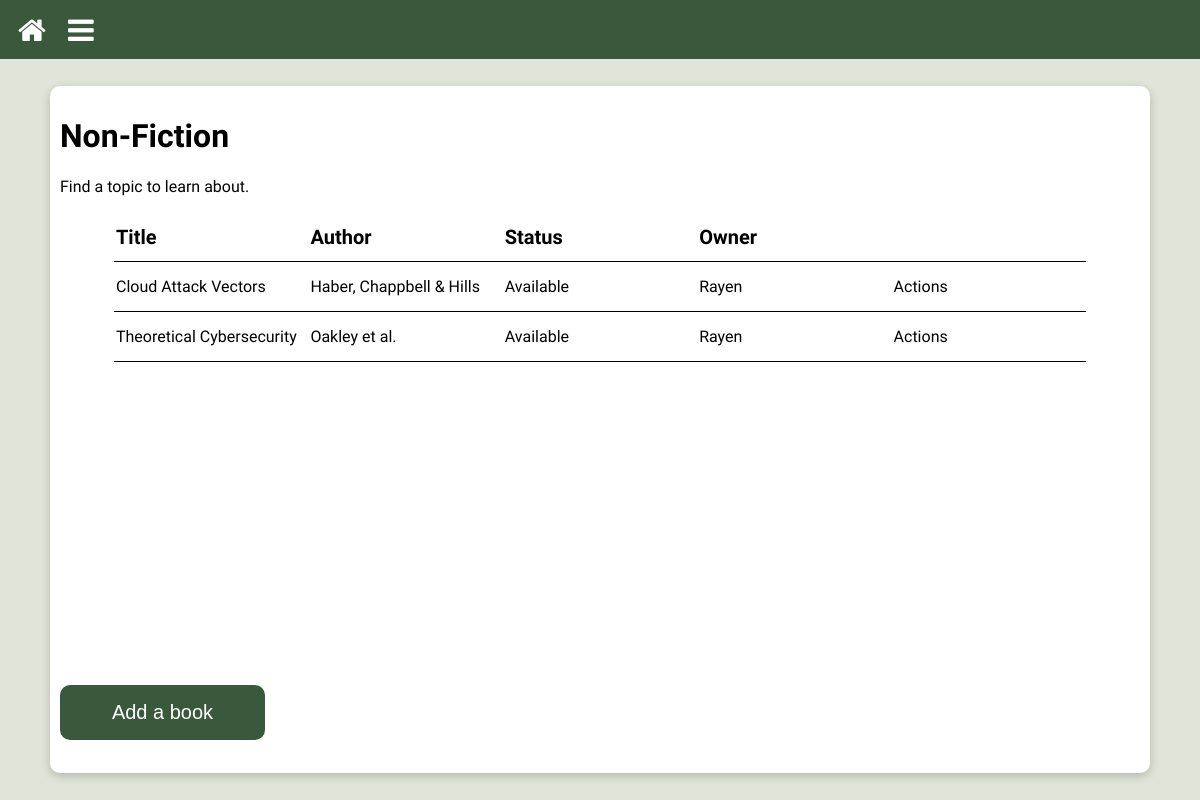
The page /nonfic (signed in) on the database its author committed.
### library/models.py (models this page shows, shortened)
class BookType(models.Model):
    booktype = models.CharField(max_length=30)

class Book(models.Model):
    STATUS_CHOICES = {
        "Y" : "Available",
        "O" : "On Loan",
        "R" : "Reserved",
        "U" : "Unavailable",
    }
    OWNER_CHOICES = {
        "R" : "Rayen",
        "D" : "Don",
        "C" : "Charlie",
        "S" : "Sam",
        "H" : "Honey",
        "A" : "Ash",
        "O" : "Soph",
    }
    title = models.CharField(max_length=200)
    author = models.CharField(max_length=200)
    booktype = models.ForeignKey(BookType, on_delete=models.CASCADE, related_name='books')
    genre = models.ForeignKey(Genre, on_delete=models.CASCADE, related_name='books')
    owner = models.CharField(max_length=1, choices=OWNER_CHOICES, default="None")
    blurb = models.CharField(max_length=1000, blank=True, default='')
    tags = models.ManyToManyField(Tag, blank=True, )
    status = models.CharField(max_length=1, choices=STATUS_CHOICES, default="Available")
    class Meta:
        ordering = ['title']

### library/views.py (the view)
# urls.py: path("nonfic", views.list, name="nonfic"),
@login_required(login_url="/login/")
def list(request):
    template = loader.get_template('list.html')
    context = build_context(request)
    return HttpResponse(template.render(context, request))

### library/views.py (called while the page is built)
def get_list_type(request):
    path = request.path
    list_type = os.path.basename(os.path.normpath(path))
    return list_type

def build_context(request):
    list_type = get_list_type(request)
    context = context_dict[list_type]
    return context

### templates/list.html (shortened to what this page needs)
{% extends "base.html" %}
{% block container %}list{% endblock %}
{% block content %}
    <div class="main">
        <div class="text-container">
            <h1>{{ title }}</h1>
            <p>{{ intro }}</p>
            <table class="list-table">
                <tr>
                    <th>Title</th>
                    <th>Author</th>
                    <th>Status</th>
                    <th>Owner</th>
                    <th></th>
                </tr>
                {% if list %}
                    {% for item in list %}
                        <tr>
                            <td>{{ item.title }}</td>
                            <td>{{ item.author }}</td>
                            <td>{{ item.get_status_display }}</td>
                            <td>{{ item.get_owner_display }}</td>
                            <td>Actions</td>
                        </tr>
                    {% endfor %}
                {% else %}
                   <tr>
                     <td class="list-no-items">No items have been added for this section yet :(</td>
                   </tr>
                {% endif %}
        </table>
        <div>
            <button class="text-button" style="position: fixed; bottom: 60px;" onclick="window.location.href='/new-book';">Add a book</button>
        </div>
        </div>
    </div>
{% endblock %}

### static/css/base.css (style rules this page uses)
body { margin: 0; height: 100vh; }

### static/css/assets/assets.css (style rules this page uses)
:root { --main-green: #3A593C; --secondary-green: #A4B494; --main-grey: #E1E4D8; --accent-blue: #6C91C2; --accent-red: #BF8B85; }
.main { grid-area: main; background-color: var(--main-grey); min-height: 100%; display: flex; align-items: center; justify-content: center; }
.text-container { border-radius: 10px; background-color: white; color: black; width: 90%; min-height: 90%; padding: 10px; box-shadow: 0 3px 10px rgb(0 0 0 / 0.2); font-family: 'Recursive', sans-serif; }
.list-table { white-space: nowrap; width: 90%; border-collapse: collapse; table-layout: fixed; margin-left: auto; margin-right: auto; }
.list-table tr { border:0; border-bottom: 1px solid black; background-color: transparent; height: 50px; }
.list-table th { font-weight: bold; font-size: 20px; }
.list-table th, .list-table td { padding: 2px; overflow: hidden; text-overflow: ellipsis; border-collapse: collapse; text-align: left; }

### static/css/assets/buttons.css (style rules this page uses)
.text-button { width: 205px; height: 55px; border-radius: 10px; border-color: transparent; background-color: var(--main-green); color:white; font-size: 20px; }

### rows shown on the page
BookType: booktype "Non-Fiction"
Book: title "Cloud Attack Vectors", author "Haber, Chappbell & Hills", status "Available", owner "Rayen"
Book: title "Theoretical Cybersecurity", author "Oakley et al.", status "Available", owner "Rayen"

### other values the page prints
{{ intro }} "Find a topic to learn about."
